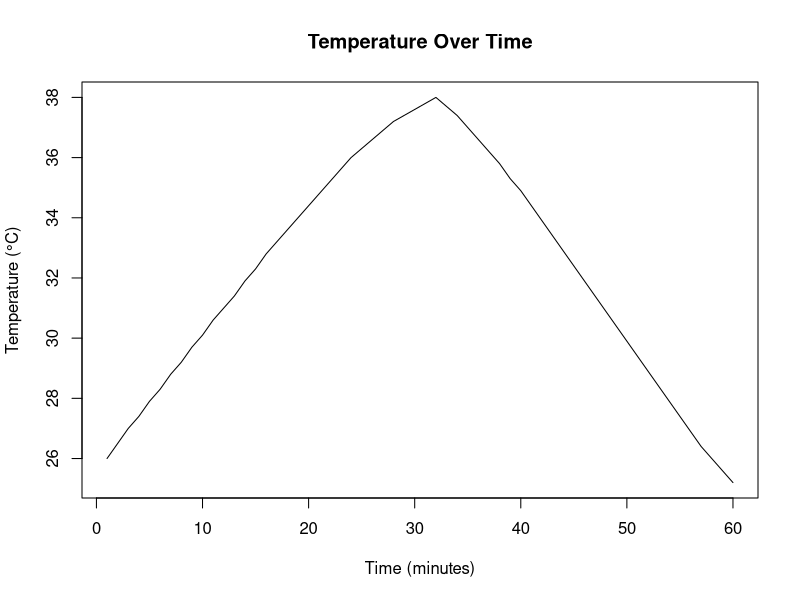
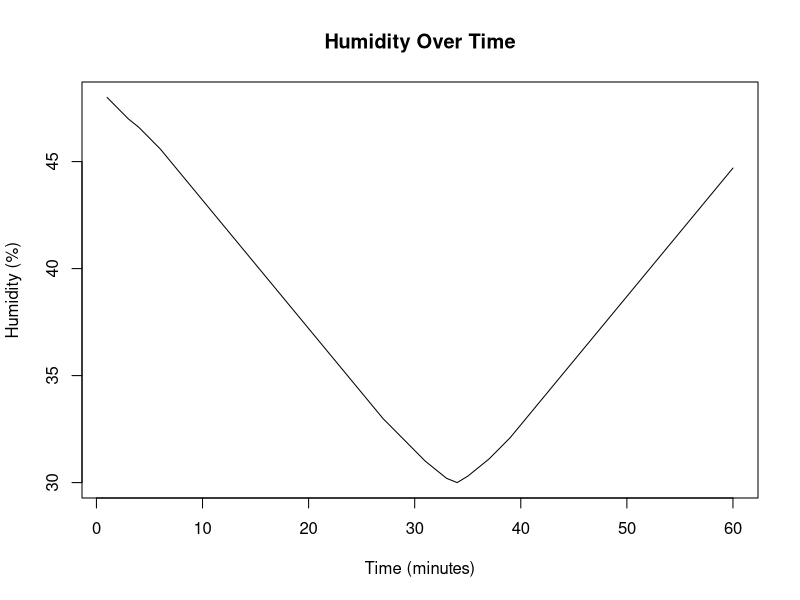
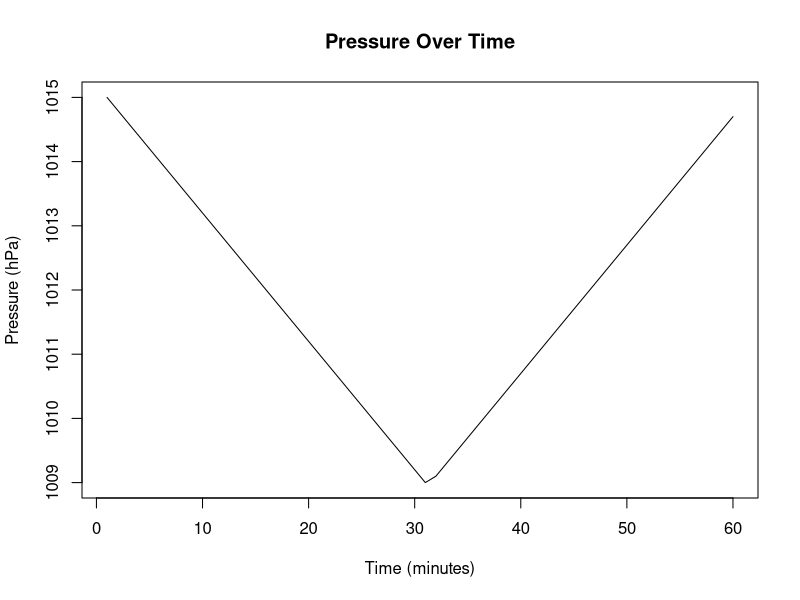

Recreate these plots in R, in order.
# Time Vector (1 to 60 minutes)

time <- 1:60

# Sensor Readings (60 different values each)

temperature <- c(
  26, 26.5, 27, 27.4, 27.9, 28.3, 28.8, 29.2, 29.7, 30.1,
  30.6, 31, 31.4, 31.9, 32.3, 32.8, 33.2, 33.6, 34, 34.4,
  34.8, 35.2, 35.6, 36, 36.3, 36.6, 36.9, 37.2, 37.4, 37.6,
  37.8, 38, 37.7, 37.4, 37, 36.6, 36.2, 35.8, 35.3, 34.9,
  34.4, 33.9, 33.4, 32.9, 32.4, 31.9, 31.4, 30.9, 30.4, 29.9,
  29.4, 28.9, 28.4, 27.9, 27.4, 26.9, 26.4, 26, 25.6, 25.2
)

humidity <- c(
  48, 47.5, 47, 46.6, 46.1, 45.6, 45, 44.4, 43.8, 43.2,
  42.6, 42, 41.4, 40.8, 40.2, 39.6, 39, 38.4, 37.8, 37.2,
  36.6, 36, 35.4, 34.8, 34.2, 33.6, 33, 32.5, 32, 31.5,
  31, 30.6, 30.2, 30, 30.3, 30.7, 31.1, 31.6, 32.1, 32.7,
  33.3, 33.9, 34.5, 35.1, 35.7, 36.3, 36.9, 37.5, 38.1, 38.7,
  39.3, 39.9, 40.5, 41.1, 41.7, 42.3, 42.9, 43.5, 44.1, 44.7
)

pressure <- c(
  1015, 1014.8, 1014.6, 1014.4, 1014.2, 1014, 1013.8, 1013.6, 1013.4, 1013.2,
  1013, 1012.8, 1012.6, 1012.4, 1012.2, 1012, 1011.8, 1011.6, 1011.4, 1011.2,
  1011, 1010.8, 1010.6, 1010.4, 1010.2, 1010, 1009.8, 1009.6, 1009.4, 1009.2,
  1009, 1009.1, 1009.3, 1009.5, 1009.7, 1009.9, 1010.1, 1010.3, 1010.5, 1010.7,
  1010.9, 1011.1, 1011.3, 1011.5, 1011.7, 1011.9, 1012.1, 1012.3, 1012.5, 1012.7,
  1012.9, 1013.1, 1013.3, 1013.5, 1013.7, 1013.9, 1014.1, 1014.3, 1014.5, 1014.7
)

# Average Sensor Values

cat("Average Temperature:", mean(temperature), "°C\n")
cat("Average Humidity:", mean(humidity), "%\n")
cat("Average Pressure:", mean(pressure), "hPa\n")

# Critical Time Intervals

critical_intervals <- time[temperature > 30 & humidity < 40]
cat("Critical intervals:", critical_intervals, "\n")

# Plots

plot(time, temperature, type = "l",
     xlab = "Time (minutes)",
     ylab = "Temperature (°C)",
     main = "Temperature Over Time")

plot(time, humidity, type = "l",
     xlab = "Time (minutes)",
     ylab = "Humidity (%)",
     main = "Humidity Over Time")

plot(time, pressure, type = "l",
     xlab = "Time (minutes)",
     ylab = "Pressure (hPa)",
     main = "Pressure Over Time")
